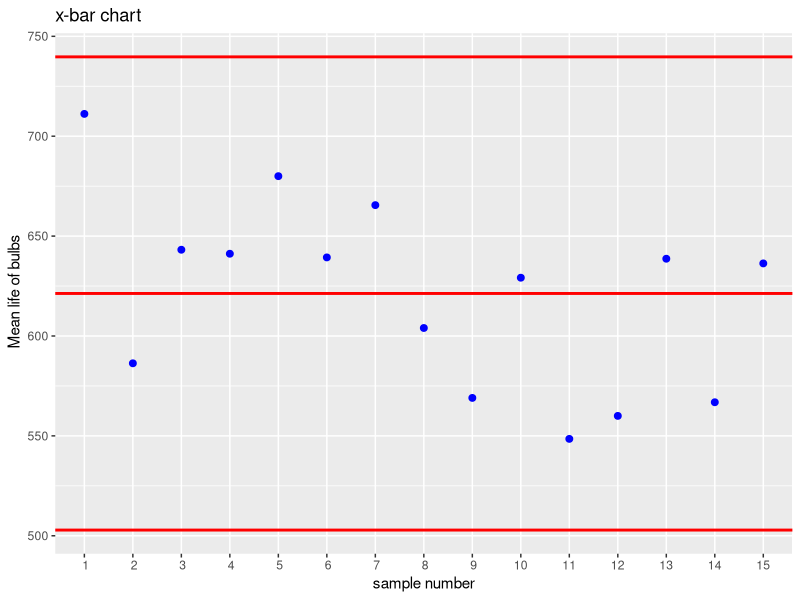
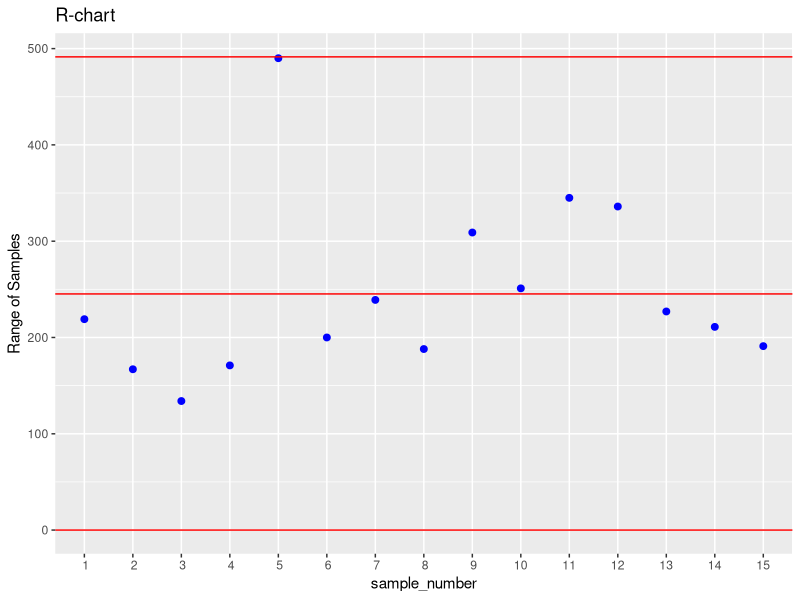

R code for these plots, in order:
a1 <- c(620, 687, 666, 769, 839, 686)
a2 <- c(501, 585, 524, 585, 655, 668)
a3 <- c(673, 701, 636, 567, 622, 660)
a4 <- c(646, 626, 572, 628, 632, 743)
a5 <- c(494, 984, 659, 643, 660, 640)
a6 <- c(634, 755, 625, 582, 685, 555)
a7 <- c(619, 710, 664, 693, 773, 534)
a8 <- c(631, 723, 614, 535, 551, 570)
a9 <- c(482, 791, 533, 612, 497, 499)
a10 <- c(706, 524, 626, 503, 662, 754)
a11 <- c(530, 432, 379, 690, 724, 536)
a12 <- c(485, 497, 608, 393, 648, 729)
a13 <- c(585, 535, 762, 588, 625, 737)
a14 <- c(462, 490, 635, 587, 554, 673)
a15 <- c(722, 608, 665, 587, 531, 705)

life_time <- matrix(data = c(a1, a2, a3, a4, a5, a6, a7, a8, a9, a10, a11, a12, a13, a14, a15), nrow = 15, ncol = 6, byrow = TRUE)

rowSums(life_time)

ranges <- c()

for (i in 1:15) {
  ranges[i] <- (max(life_time[i,]) - min(life_time[i,]))
}

ranges

row_means <- round(rowMeans(life_time), digits = 2)

row_means

sum(row_means)

mean(row_means)

sum(ranges)

mean(ranges)

df1 <- data.frame(sample_no = 1:15, row_means = row_means)

library(tidyverse)

df1 %>%
   ggplot(aes(y = row_means, x = sample_no)) +
   geom_point(col = "blue", size = 2) +
   geom_hline(yintercept = 502.8464, linewidth = 1, col = "red") +
   geom_hline(yintercept = 621.278, linewidth = 1, col = "red") +
   geom_hline(yintercept = 739.7096, linewidth = 1, col = "red") +
   scale_x_discrete(limits = 1:15) +
   labs(x = "sample number", y = " Mean life of bulbs", title = "x-bar chart")

df2 <- data.frame(sample_no = 1:15, range = ranges)

df2

df2 %>%
  ggplot(aes(x = sample_no, y = range)) +
  geom_point(color = "blue", size = 2) +
  geom_hline(yintercept = 0, col = "red") +
  geom_hline(yintercept = 245.2, col = "red") +
  geom_hline(yintercept = 491.3808, col = "red") +
  scale_x_discrete(limits = 1:15) +
  labs(x = "sample_number", y = "Range of Samples", title = "R-chart")
